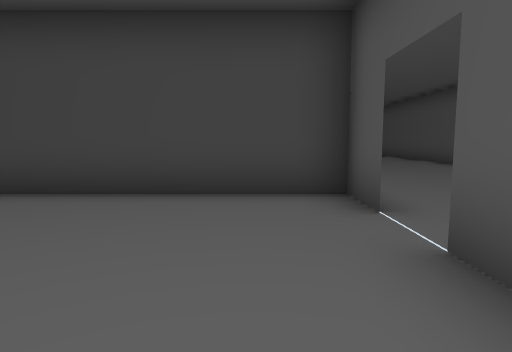
view 1 (above)

24 first-person views from a walk through a Unity game level. The camera is 1.5 m above the floor, tilts 6° down and sees 75° across. The floor is counted in squares, 2 m on a side. Each view is taken from the middle of a square. On the plan, view 1 faces up. The plan holds only what a view shows up to about 11 squares ahead; the rest is blank. The place goes on beyond the plan. The player is left out. Door leaves are left out, so doorways stand open.

view 2
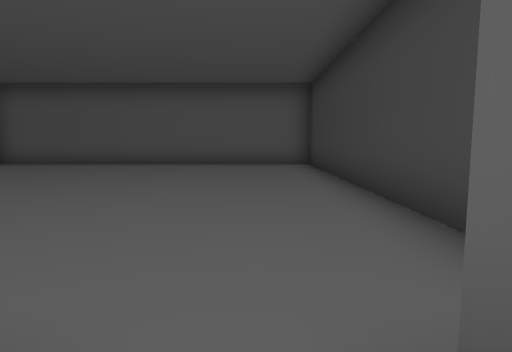

view 3
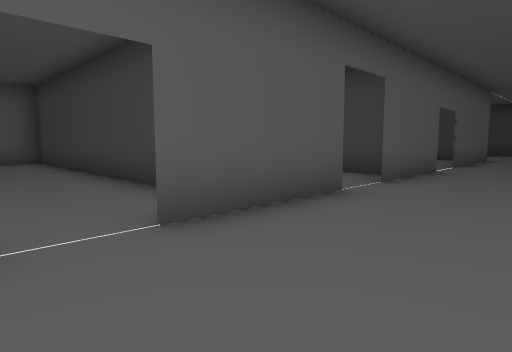

view 4
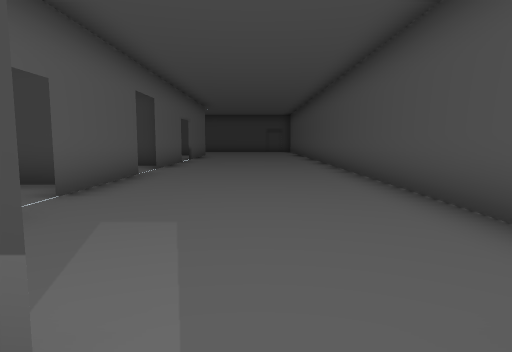

view 5
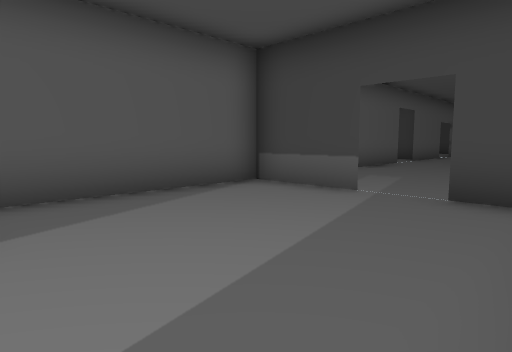

view 6
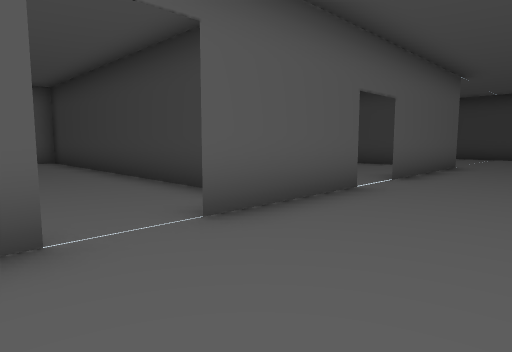

view 7
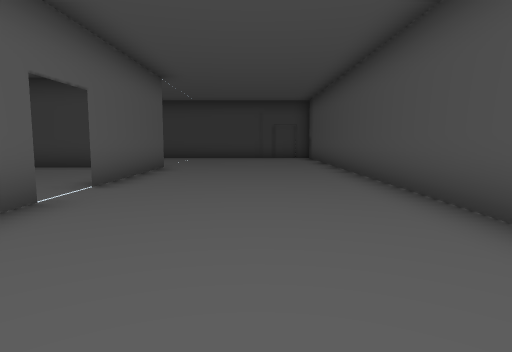

view 8
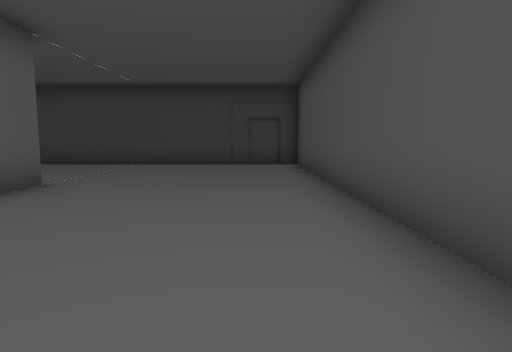

view 9
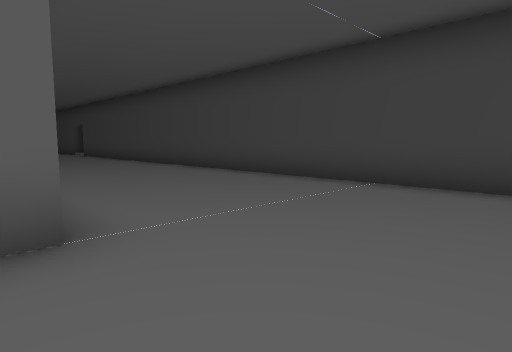

view 10
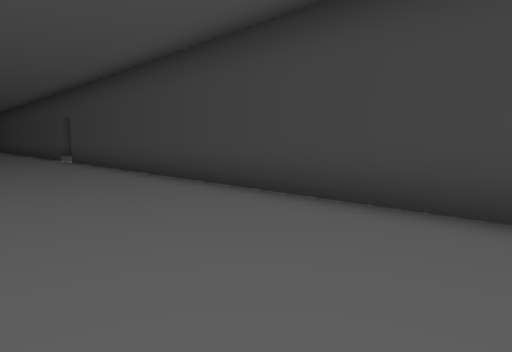

view 11
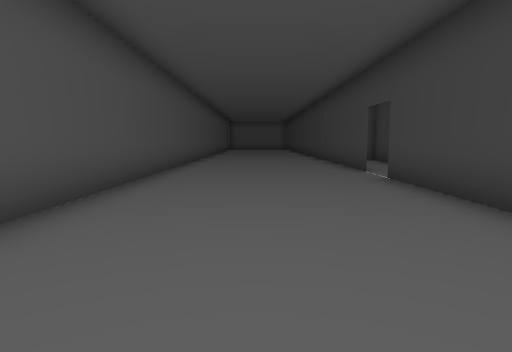

view 12
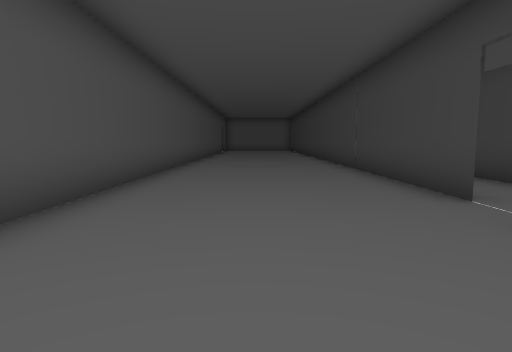

view 13
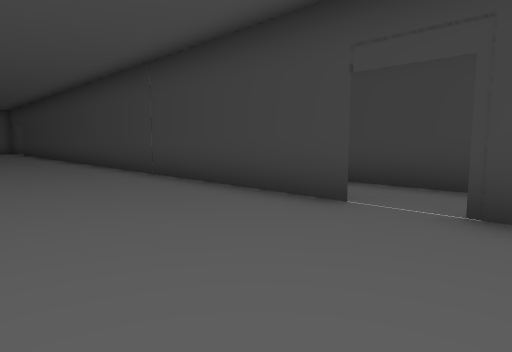

view 14
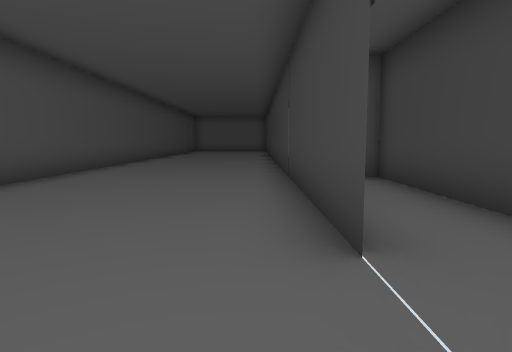

view 15
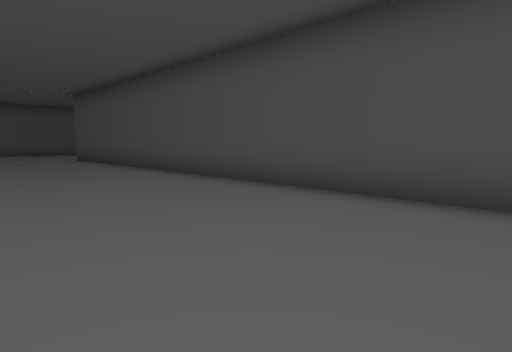

view 16
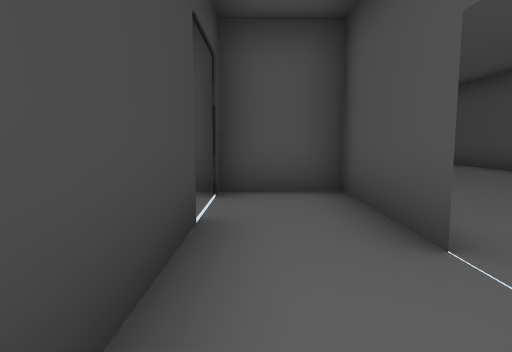

view 17
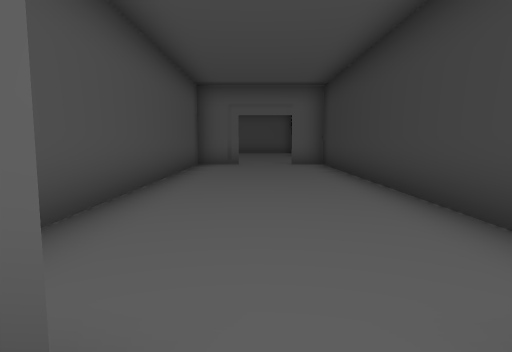

view 18
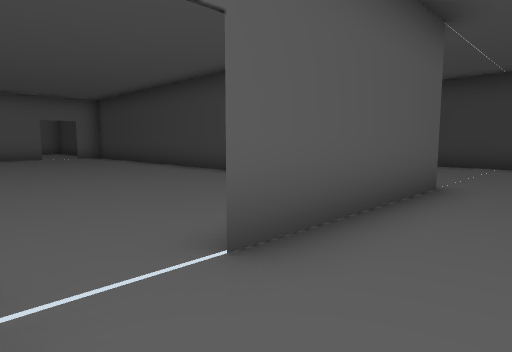

view 19
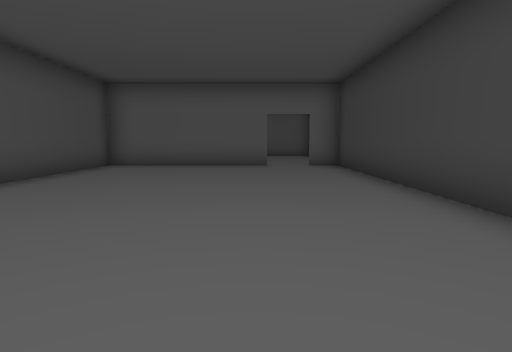

view 20
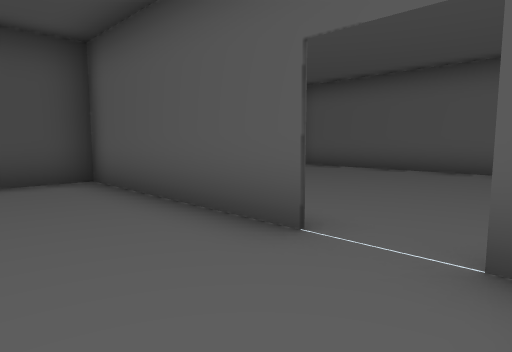

view 21
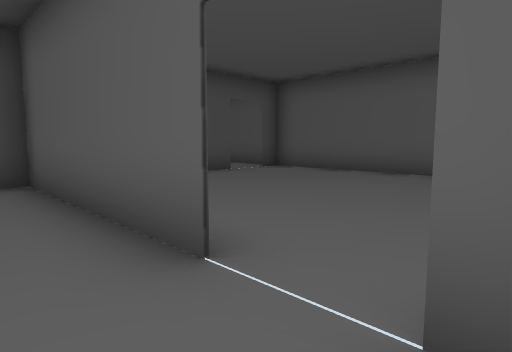

view 22
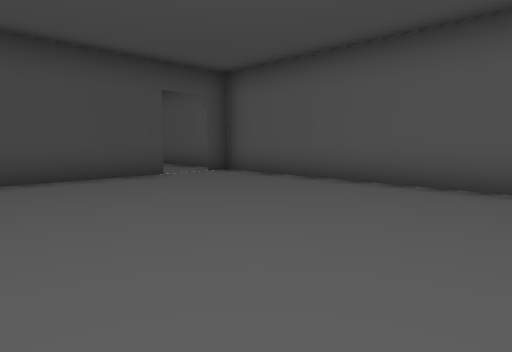

view 23
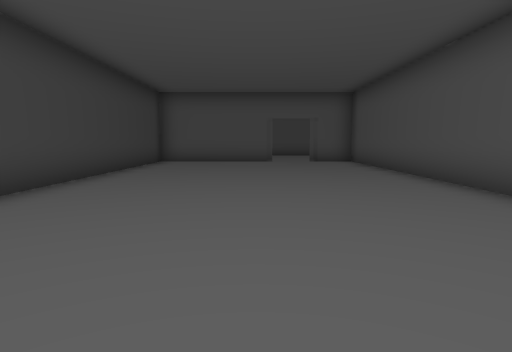

view 24
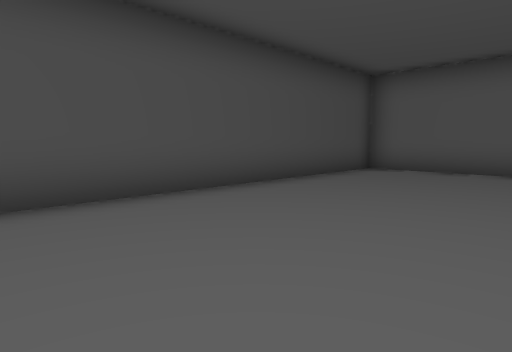

### Floor plan
Points are (right, up) in squares from view 1. A wall is a line through its corners. A room is listed if a view was taken in it or the views show most of it. See-through windows are left out.
Room 1 (views 1, 24)
walls: (1.3, 1.6) (1.3, 2.2); (1.3, 3.4) (1.3, 4.7) (-8.7, 4.7) (-8.7, -5.3) (-0.5, -5.3)
ways out: open door at (1, 2.5) to room 2
Room 2 (views 2, 3, 6, 7, 8, 9, 10, 11, 12, 13, 14, 15, 17, 18)
walls: (1.3, 16.8) (1.3, 7.9); (-15, 21.7) (-24.5, 21.7); (1.3, 6.6) (1.3, 3.4); (6.3, 2) (6.3, 21.7) (-13.9, 21.7); (-24, 16.7) (-1.6, 16.7)
ways out: open door at (1, 2.5) to room 1; open door at (4.5, 0) to room 3; open door at (-14.5, 22) to room 4; open door at (1, 11.5) to room 5; open door at (1, 7.5) to room 7
Room 3 (views 4, 5)
walls: (3.6, -0.3) (1.3, -0.3) (1.3, -4.5); (5.5, -0.3) (4.8, -0.3)
ways out: open door at (4.5, 0) to room 2; open door at (4.5, -5)
Room 4 (view 16)
walls: (-13.9, 21.7) (-11, 21.7) (-11, 24); (-13, 23.5) (-20, 23.5); (-11, 23.5) (-11.6, 23.5)
ways out: open door at (-14.5, 22) to room 2; open door at (-12.5, 24)
Room 5 (views 19, 20, 21, 23)
walls: (0, 16.5) (-12.2, 16.5) (-12.2, 9.5) (0.1, 9.5)
ways out: open door at (1, 11.5) to room 2; open door at (-12, 15) to room 6
Room 6 (view 22)
walls: (-18.7, 15.4) (-18.7, 9); (-16.9, 9.2) (-13.9, 9.2); (-18.9, 9.2) (-18, 9.2)
ways out: open door at (-12, 15) to room 5; open door at (-17.5, 9)
Room 7 (no view inside)
walls: (-8.7, 6.5) (-8.7, 5.1) (-0.8, 5.1); (1, 9.1) (-8.7, 9.1) (-8.7, 8.1)
ways out: open door at (1, 7.5) to room 2; open door at (-9, 7.5)

Positions as (right, up) in squares from view 1, and headings:
1: (0, 0), facing up
2: (2, 3), facing left
3: (4, 2), facing up-left
4: (4, -1), facing up
5: (6, -5), facing up-left
6: (4, 6), facing up-left
7: (4, 7), facing up
8: (5, 11), facing up
9: (4, 16), facing up-left
10: (-1, 18), facing up-left
11: (-7, 19), facing left
12: (-11, 19), facing left
13: (-13, 18), facing up-left
14: (-13, 21), facing left
15: (-13, 21), facing down-right
16: (-16, 23), facing right
17: (2, 7), facing left
18: (3, 11), facing up-left
19: (-2, 14), facing left
20: (-10, 16), facing down-left
21: (-11, 16), facing down-left
22: (-13, 16), facing down-left
23: (-11, 13), facing right
24: (0, -1), facing down-left
